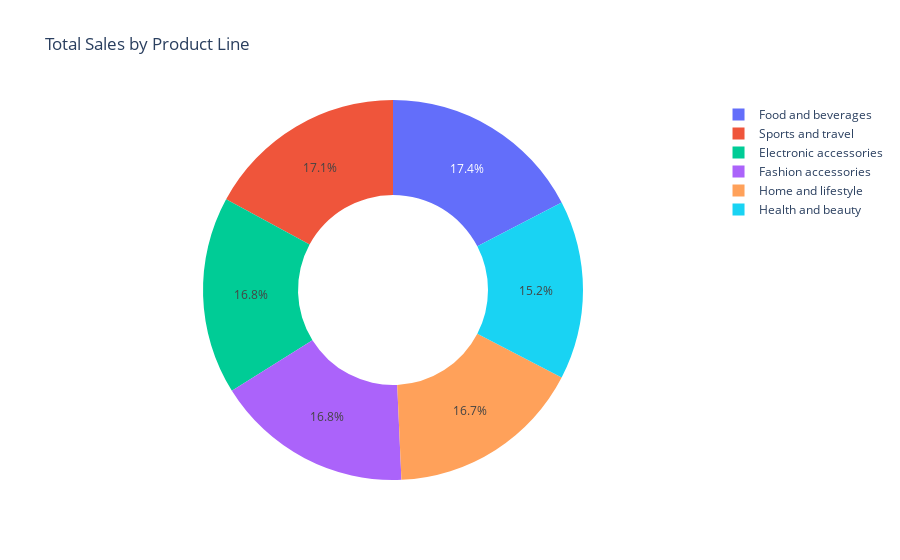

Write notebook code for a chart like this one.
### Code cell
px.pie(data_frame=total_sales_by_product, names='product line', values='total', title='Total Sales by Product Line', hole=0.5)

### Figure 1 — Plotly figure (JSON) as saved in the notebook; plotly's stock layout.template omitted (floating-point values rounded to 4 significant figures)
{"data": [{"domain": {"x": [0, 1], "y": [0, 1]}, "hole": 0.5, "hovertemplate": "product line=%{label}<br>total=%{value}<extra></extra>", "labels": ["Food and beverages", "Sports and travel", "Electronic accessories", "Fashion accessories", "Home and lifestyle", "Health and beauty"], "legendgroup": "", "name": "", "showlegend": true, "type": "pie", "values": [56140.0, 55120.0, 54340.0, 54310.0, 53860.0, 49190.0]}], "layout": {"legend": {"tracegroupgap": 0}, "title": {"text": "Total Sales by Product Line"}}}
